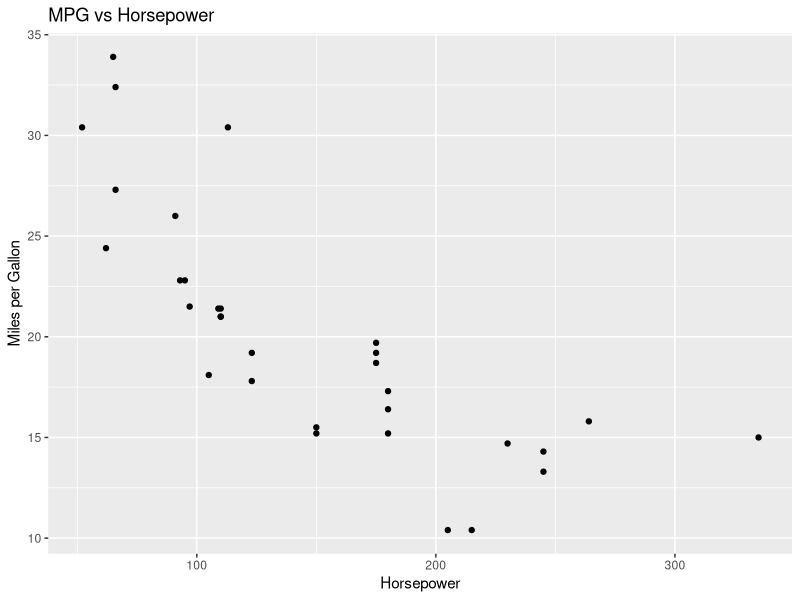

This chart was generated by the following R code:
## ---- chunk 1
knitr::opts_chunk$set(echo = TRUE)
## ---- chunk 2
# Load library
library(ggplot2)

# Load data
data(mtcars)

# Create scatterplot of mpg vs hp
ggplot(mtcars, aes(x = hp, y = mpg)) +
  geom_point() +
  labs(title = "MPG vs Horsepower", x = "Horsepower", y = "Miles per Gallon")
